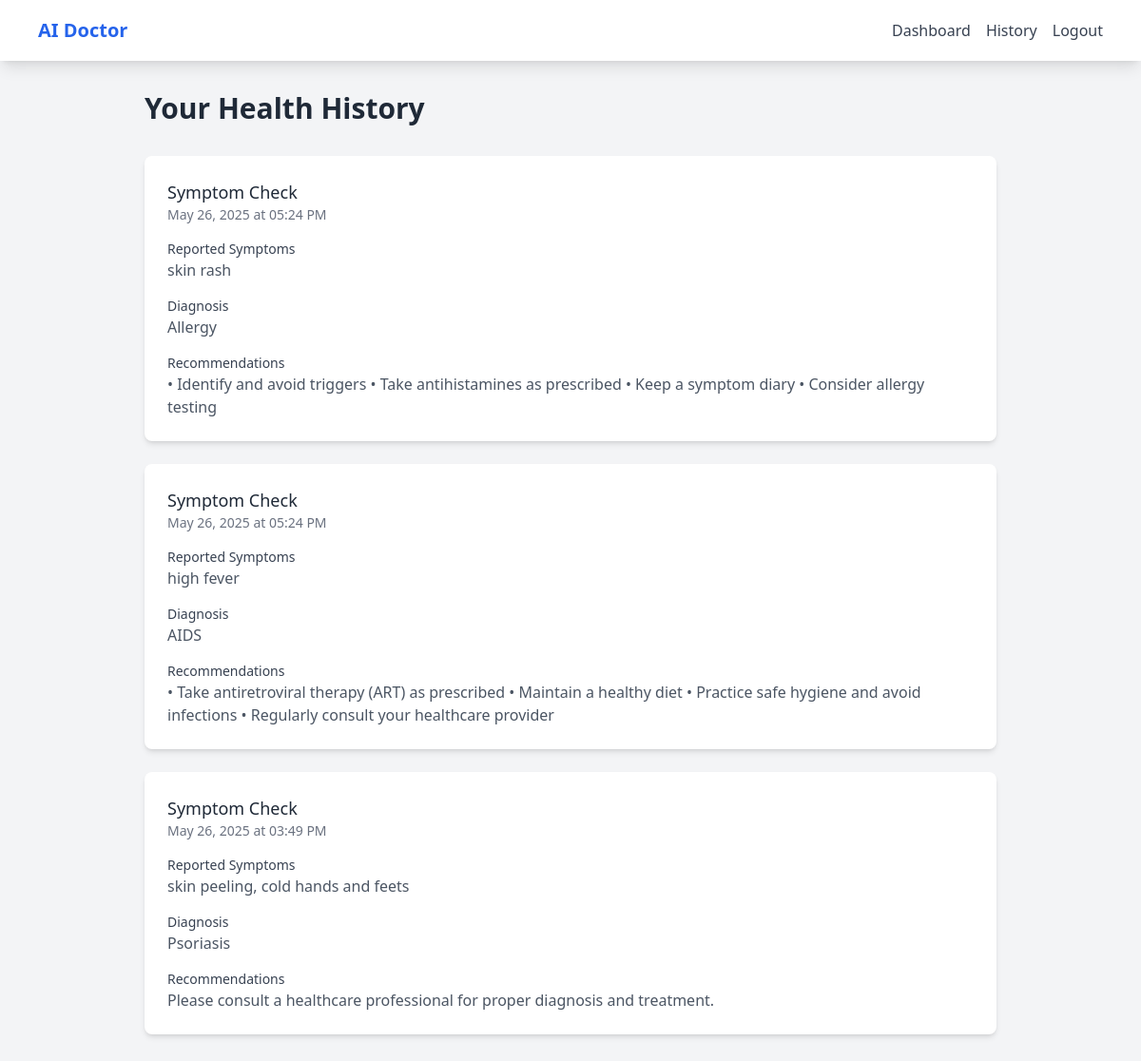
The page /history (signed in) on the database its author committed.
### app.py (models this page shows)
class Symptom(db.Model):
    id = db.Column(db.Integer, primary_key=True)
    symptoms = db.Column(db.Text, nullable=False)
    diagnosis = db.Column(db.Text)
    recommendations = db.Column(db.Text)
    confidence = db.Column(db.Float)
    timestamp = db.Column(db.DateTime, default=datetime.utcnow)
    user_id = db.Column(db.Integer, db.ForeignKey('user.id'), nullable=False)

### app.py (the view)
@app.route('/history')
@login_required
def history():
    symptoms = Symptom.query.filter_by(user_id=current_user.id).order_by(Symptom.timestamp.desc()).all()
    return render_template('history.html', symptoms=symptoms)

### app.py (called while the page is built)
@login_manager.user_loader
def load_user(user_id):
    return User.query.get(int(user_id))

### templates/history.html (shortened to what this page needs)
{% extends "base.html" %}
{% block content %}
<div class="max-w-4xl mx-auto">
    <h1 class="text-3xl font-bold text-gray-800 mb-8">Your Health History</h1>
    {% if symptoms %}
        <div class="space-y-6">
            {% for symptom in symptoms %}
            <div class="bg-white rounded-lg shadow-md p-6">
                <div class="flex justify-between items-start mb-4">
                    <div>
                        <h3 class="text-lg font-medium text-gray-800">Symptom Check</h3>
                        <p class="text-sm text-gray-500">{{ symptom.timestamp.strftime('%B %d, %Y at %I:%M %p') }}</p>
                    </div>
                </div>
                <div class="space-y-4">
                    <div>
                        <h4 class="text-sm font-medium text-gray-700">Reported Symptoms</h4>
                        <p class="text-gray-600">{{ symptom.symptoms }}</p>
                    </div>
                    <div>
                        <h4 class="text-sm font-medium text-gray-700">Diagnosis</h4>
                        <p class="text-gray-600">{{ symptom.diagnosis }}</p>
                    </div>
                    <div>
                        <h4 class="text-sm font-medium text-gray-700">Recommendations</h4>
                        <p class="text-gray-600">{{ symptom.recommendations }}</p>
                    </div>
                </div>
            </div>
            {% endfor %}
        </div>
    {% endif %}
</div>
{% endblock %}

### templates/base.html (shortened to what this page needs)
<!DOCTYPE html>
<html lang="en">
<head>
    <script src="https://cdn.tailwindcss.com"></script>
</head>
<body class="bg-gray-100 min-h-screen">
    <nav class="bg-white shadow-lg">
        <div class="max-w-6xl mx-auto px-4">
            <div class="flex justify-between items-center h-16">
                <div class="flex items-center">
                    <a href="{{ url_for('index') }}" class="text-xl font-bold text-blue-600">AI Doctor</a>
                </div>
                <div class="flex items-center space-x-4">
                    {% if current_user.is_authenticated %}
                        <a href="{{ url_for('dashboard') }}" class="text-gray-700 hover:text-blue-600">Dashboard</a>
                        <a href="{{ url_for('history') }}" class="text-gray-700 hover:text-blue-600">History</a>
                        <a href="{{ url_for('logout') }}" class="text-gray-700 hover:text-blue-600">Logout</a>
                    {% else %}
                        <a href="{{ url_for('login') }}" class="text-gray-700 hover:text-blue-600">Login</a>
                        <a href="{{ url_for('signup') }}" class="bg-blue-600 text-white px-4 py-2 rounded-md hover:bg-blue-700">Sign Up</a>
                    {% endif %}
                </div>
            </div>
        </div>
    </nav>
    <main class="max-w-6xl mx-auto px-4 py-8">
        {% block content %}{% endblock %}
    </main>
</body>
</html>

### rows shown on the page
Symptom: timestamp "May 26, 2025 at 05:24 PM", symptoms "skin rash", diagnosis "Allergy", recommendations "• Identify and avoid triggers • Take antihistamines as prescribed • Keep a symptom diary • Consider allergy testing"
Symptom: timestamp "May 26, 2025 at 05:24 PM", symptoms "high fever", diagnosis "AIDS", recommendations "• Take antiretroviral therapy (ART) as prescribed • Maintain a healthy diet • Practice safe hygiene and avoid infections • Regularly consult your healthcare provider"
Symptom: timestamp "May 26, 2025 at 03:49 PM", symptoms "skin peeling, cold hands and feets", diagnosis "Psoriasis", recommendations "Please consult a healthcare professional for proper diagnosis and treatment."
